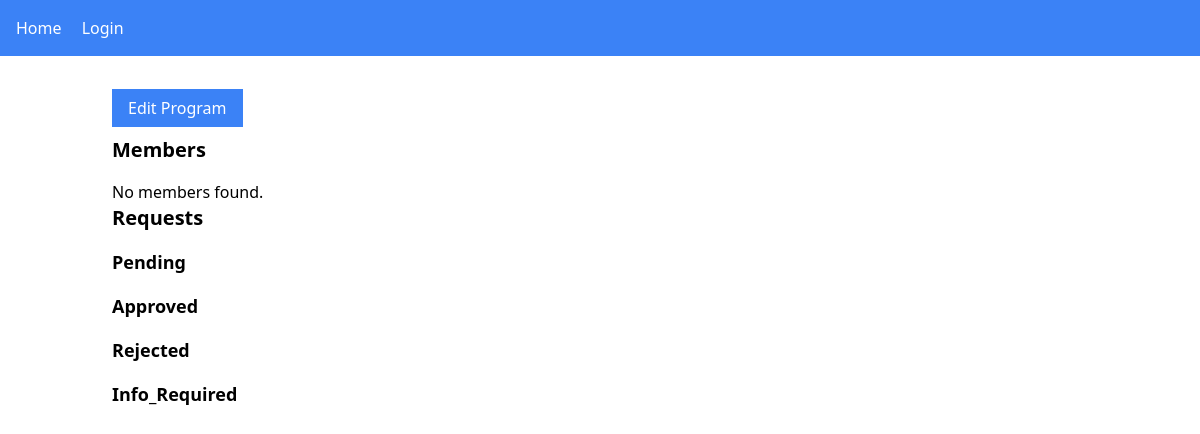
Before: /programs/2/ with the older database file.
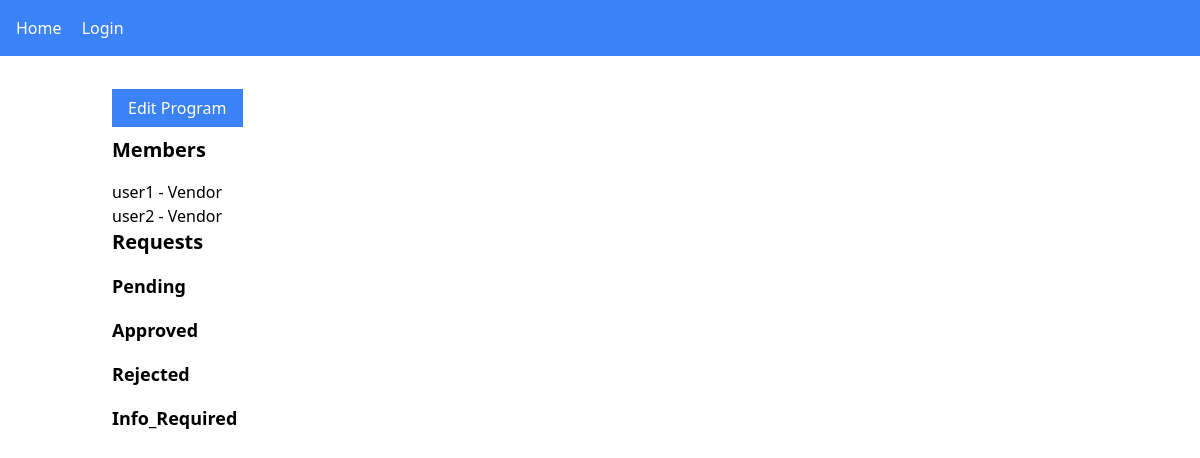
After: the same page with the newer database file.
### requests_app/models.py (models this page shows, shortened)
class Member(models.Model):
    user = models.ForeignKey(User, on_delete=models.CASCADE)
    program = models.ForeignKey(Program, on_delete=models.CASCADE)
    member_type = models.ForeignKey(MemberType, on_delete=models.CASCADE)
    class Meta:
        unique_together = ('user', 'program')

class MemberType(models.Model):
    type_name = models.CharField(max_length=255)

### requests_app/views.py (the view)
# urls.py: path('programs/<int:program_id>/', views.program_detail, name='program_detail'),
def program_detail(request, program_id):
    program = get_object_or_404(Program, pk=program_id)
    members = Member.objects.filter(program=program)
    context = {"program": program, "members": members}
    return render(request, "program_detail.html", context)

### requests_app/templatetags/requests_app_extras.py (called while the page is built)
@register.filter
def get_request_status_list(value):
    return ['pending', 'approved', 'rejected', 'info_required']

### requests_app/templates/program_detail.html (shortened to what this page needs)
{% extends 'base.html' %}
{% load requests_app_extras %}
{% block content %}
<div class="mb-4">
    <a href="{% url 'program_edit' pk=program.id %}" class="bg-blue-500 text-white px-4 py-2">Edit Program</a>
</div>
<h2 class="text-xl font-bold mb-4">Members</h2>
<ul>
    {% for member in members %}
        <li>{{ member.user }} - {{ member.member_type.type_name }}</li>
    {% empty %}
        <li>No members found.</li>
    {% endfor %}
</ul>
<h2 class="text-xl font-bold mb-4">Requests</h2>
{% for status in ''|get_request_status_list %}
<h3 class="text-lg font-bold mb-4">{{ status|title }}</h3>
{% endfor %}
{% endblock %}

Changed rows visible on the page:
added Member: user "user1", member_type.type_name "Vendor"
added Member: user "user2", member_type.type_name "Vendor"
Other visible differences:
text no longer shown: "No members found."
